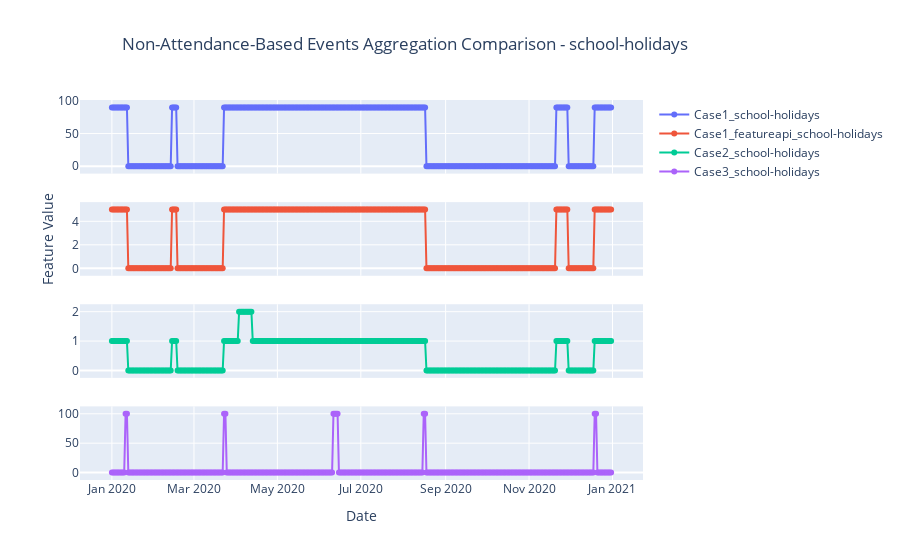

Notebook cell for this chart:
### Code cell
plot_difference_per_category("school-holidays")

### Figure 1 — Plotly figure (JSON) as saved in the notebook; plotly's stock layout.template omitted (floating-point values rounded to 4 significant figures; data arrays with more than 128 entries replaced by an {"elided": "..."} marker saying what was removed)
{"data": [{"mode": "lines+markers", "name": "Case1_school-holidays", "type": "scatter", "x": {"elided": "366 str values"}, "xaxis": "x", "y": {"elided": "366 int values"}, "yaxis": "y"}, {"mode": "lines+markers", "name": "Case1_featureapi_school-holidays", "type": "scatter", "x": {"elided": "366 str values"}, "xaxis": "x2", "y": {"elided": "366 int values"}, "yaxis": "y2"}, {"mode": "lines+markers", "name": "Case2_school-holidays", "type": "scatter", "x": {"elided": "366 str values"}, "xaxis": "x3", "y": {"elided": "366 int values"}, "yaxis": "y3"}, {"mode": "lines+markers", "name": "Case3_school-holidays", "type": "scatter", "x": {"elided": "366 str values"}, "xaxis": "x4", "y": {"elided": "366 int values"}, "yaxis": "y4"}], "layout": {"title": {"text": "Non-Attendance-Based Events Aggregation Comparison - school-holidays", "x": 0.45}, "xaxis": {"anchor": "y", "domain": [0, 1], "matches": "x4", "showticklabels": false}, "xaxis2": {"anchor": "y2", "domain": [0, 1], "matches": "x4", "showticklabels": false}, "xaxis3": {"anchor": "y3", "domain": [0, 1], "matches": "x4", "showticklabels": false}, "xaxis4": {"anchor": "y4", "domain": [0, 1], "title": {"text": "Date"}}, "yaxis": {"anchor": "x", "domain": [0.8063, 1]}, "yaxis2": {"anchor": "x2", "domain": [0.5375, 0.7312], "title": {"text": "Feature Value"}}, "yaxis3": {"anchor": "x3", "domain": [0.2687, 0.4625]}, "yaxis4": {"anchor": "x4", "domain": [0, 0.1938]}}}
